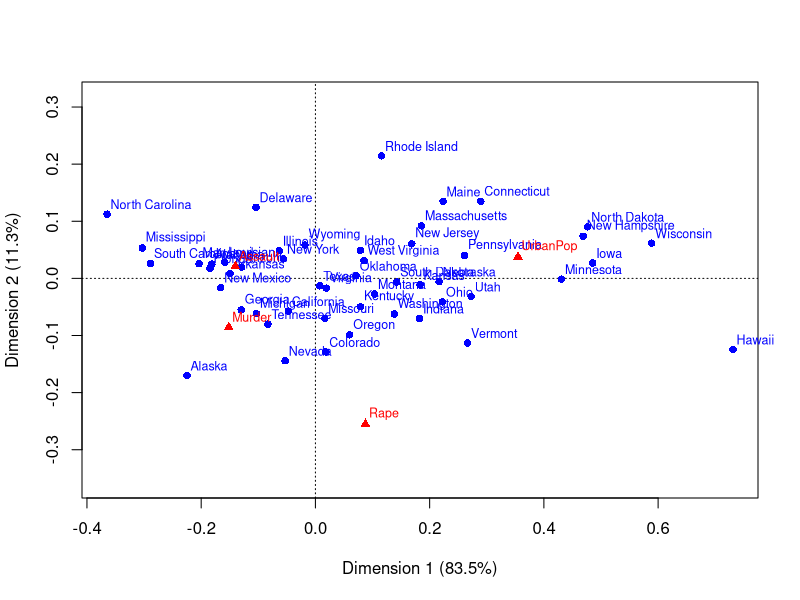
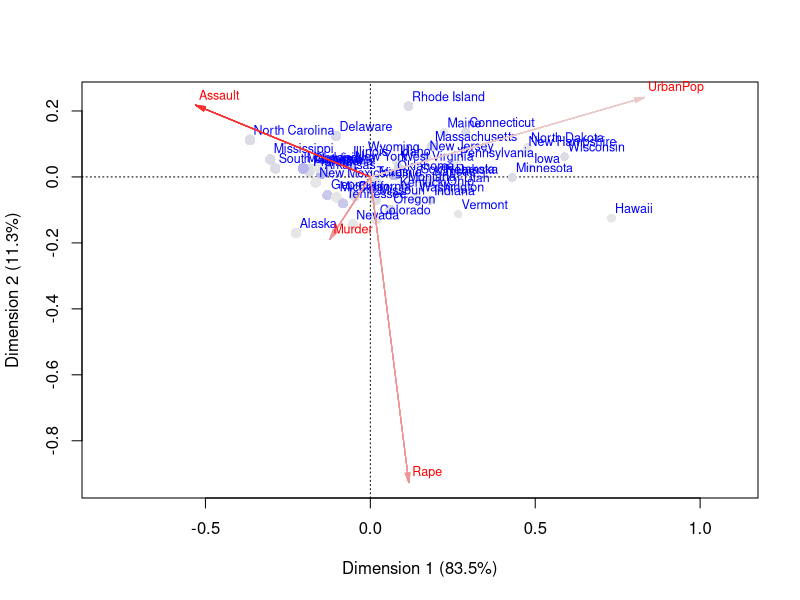

Source code (R) for these figures, in order:
# Correspondence Analysis
library(ca)

data("USArrests")
mytable <- as.matrix(USArrests)
prop.table(mytable, 1) # row percentages
prop.table(mytable, 2) # column percentages

fit <- ca(mytable)
summary(fit) # extended results 
plot(fit) # symmetric map
plot(fit, mass = TRUE, contrib = "absolute", map =
    "rowgreen", arrows = c(FALSE, TRUE)) # asymmetric map
